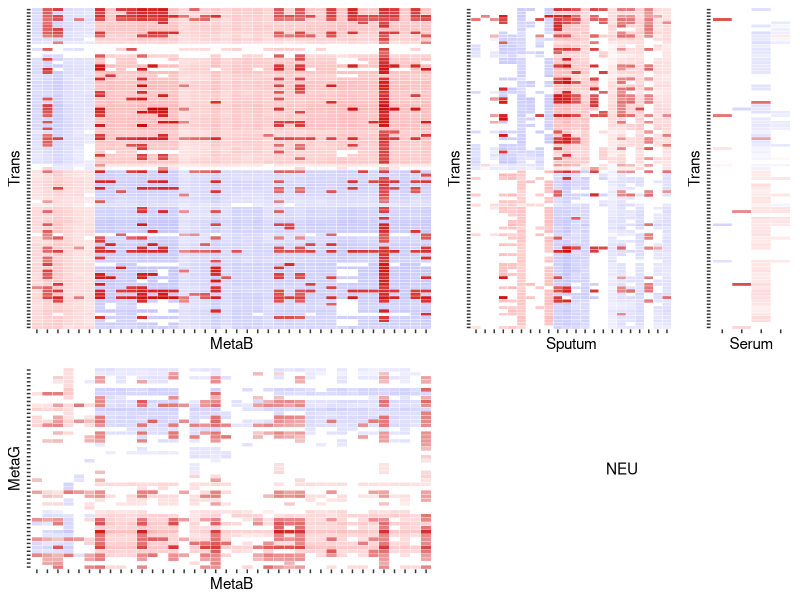

This figure's R source:
library(data.table)
library(dplyr)
library(reshape2)
library(ggplot2)
library(ggdendro)
library(readxl)
library(ggpubr)

excel_sheets("Fig S4 Source Data.xlsx")

# Figure S4 ---------------------------------
CorrDf_metab.metag_neu <- read_excel("Fig S4 Source Data.xlsx", sheet = "MetaG-MetaB Full")
CorrDf_metab.trans_neu <- read_excel("Fig S4 Source Data.xlsx", sheet = "Trans-MetaB")
CorrDf_spupro.trans_neu <- read_excel("Fig S4 Source Data.xlsx", sheet = "Trans-Sputpro")
CorrDf_serpro.trans_neu <- read_excel("Fig S4 Source Data.xlsx", sheet = "Trans-Serpro")

keyStr_df <- cbind.data.frame(dfnameStr = c("metag","metab","trans","serpro","spupro"),
                              colStr = c("MetaG","MetaB","Trans","Cyto","Cyto"),
                              stringsAsFactors=F)

# nodes and types
nodeXs <- c("metab","serpro","spupro")  #do not change the sequences of elements in nodeXs 
nodeYs <- c("metag","trans")  #do not change the sequences of elements in nodeYs 
ENtypes <- c("neu")

for(enType in ENtypes){
  #  enType = ENtypes[2]
  
  for(nodex in nodeXs){
    # nodex = nodeXs[1]
    
    for(nodey in nodeYs){
      # nodey = nodeYs[2]
      
      
      corrDfName <- paste("CorrDf_",nodex,".",nodey,"_",enType,sep = "")
      if(!exists(corrDfName)) next
      
      CorrDf <- eval(parse(text = corrDfName))
      
      NodeXCol <- which(sapply(CorrDf, function(x) all(grepl(keyStr_df$colStr[which(keyStr_df$dfnameStr == nodex)], x) )) )
      colnames(CorrDf)[NodeXCol] <- "NodeX"
      
      NodeYCol <- which(sapply(CorrDf, function(x) all(grepl(keyStr_df$colStr[which(keyStr_df$dfnameStr == nodey)], x) )) )
      colnames(CorrDf)[NodeYCol] <- "NodeY"
      
      
      # organize the orders of nodex and nodey
      dat_r.w <- CorrDf %>% reshape2::dcast(NodeY ~ NodeX, value.var = "Correlation")
      rownames(dat_r.w) <- dat_r.w$NodeY; dat_r.w <- dat_r.w[-1]
      
      if(T){
        df <- t(dat_r.w) 
        x <- as.matrix(scale(df))
        dd.col <- as.dendrogram(hclust(dist(x)))
        col.ord <- order.dendrogram(dd.col)
        
        dd.row <- as.dendrogram(hclust(dist(t(x))))
        row.ord <- order.dendrogram(dd.row)
        
        xx <- scale(df)[col.ord, row.ord] 
        xx_names <- attr(xx, "dimnames") 
        #df <- as.data.frame(xx)
        ddata_x <- dendro_data(dd.row) 
        ddata_y <- dendro_data(dd.col) 
      } 
      if(!exists(paste("order_",nodey,sep = ""))) assign(paste("order_",nodey,sep = ""), xx_names[[2]],envir = .GlobalEnv)
      if(!exists(paste("order_",nodex,sep = ""))) assign(paste("order_",nodex,sep = ""), xx_names[[1]],envir = .GlobalEnv)
      
      
      order_nodex <- eval(parse(text = paste("order_",nodex,sep = "")))
      order_nodey <- eval(parse(text = paste("order_",nodey,sep = "")))
      
      if(!all(unique(CorrDf$NodeX) %in% order_nodex) ) {print(paste("not all nodes of ", nodex," were in predefined order so stop",sep = ""));break}
      if(!all(unique(CorrDf$NodeY) %in% order_nodey) ) {print(paste("not all nodes of ", nodey," were in predefined order so stop",sep = ""));break}
      
      
      CorrDf$NodeX <- factor(CorrDf$NodeX, levels = order_nodex)
      CorrDf$NodeY <- factor(CorrDf$NodeY, levels = order_nodey)
      
      CorrDf$ColorType <- sapply(c(1:nrow(CorrDf)), 
                                 function(i) {
                                   if(CorrDf$Linked[i] == "Y") return("Y") else if(CorrDf$`P-value`[i] >= 0.05) return("N_ns") else if(CorrDf$Correlation[i]>0) return("N_sig_posCorr") else return("N_sig_negCorr")
                                 })
      
      CorrDf$absCorr <- abs(CorrDf$Correlation)
      
      
      CorrDf <- CorrDf %>% filter( NodeX %in% order_nodex) %>% filter(NodeY %in% order_nodey)
      CorrDf$NodeX <- factor(CorrDf$NodeX, levels = order_nodex)
      CorrDf$NodeY <- factor(CorrDf$NodeY, levels = order_nodey)
      
      
      p <- ggplot(data = CorrDf, aes(x=NodeX,y=NodeY))+
        geom_tile(aes(fill=ColorType, alpha=absCorr),color="white") +
        theme(axis.text.x = element_text(angle = 90))+
        #scale_fill_manual(values=c("white","#e2e2e2","#cc0202"))+
        scale_fill_manual(values = c("white","#c1c1ff","#ffb6b6","#cc0202")) +
        #scale_alpha(limits = c(0.0,1.0), range = c(0,0.6))+
        theme(  panel.grid.major = element_blank(),
                panel.grid.minor = element_blank(),
                panel.background = element_blank())
      # axis.title.x = element_text(colour=NA),
      # axis.title.y = element_blank())
      
      assign(paste("HeatP_",nodex,".",nodey,"_",enType,sep = ""), p, envir = .GlobalEnv)
      
    }
    
    
  }
  
  
  assign(paste("order_metab_",enType,sep = ""), order_metab, envir = .GlobalEnv)
  assign(paste("order_metag_",enType,sep = ""), order_metag, envir = .GlobalEnv)
  assign(paste("order_trans_",enType,sep = ""), order_trans, envir = .GlobalEnv)
  assign(paste("order_serpro_",enType,sep = ""), order_serpro, envir = .GlobalEnv)
  assign(paste("order_spupro_",enType,sep = ""), order_spupro, envir = .GlobalEnv)
  
  remove(order_metab,order_metag,order_trans, order_serpro, order_spupro)
}




# Fig S4. NEU integrated plot
ggarrange(ggarrange(HeatP_metab.trans_neu + 
                      theme(legend.position = "none", axis.text.x = element_blank(),axis.text.y = element_blank()) +
                      xlab("MetaB") + ylab("Trans"), 
                    HeatP_spupro.trans_neu + 
                      theme(legend.position = "none", axis.text.x = element_blank(),axis.text.y = element_blank()) +
                      xlab("Sputum") + ylab("Trans"),
                    HeatP_serpro.trans_neu + 
                      theme(legend.position = "none", axis.text.x  = element_blank(),axis.text.y = element_blank()) +
                      xlab("Serum") + ylab("Trans"),
                    nrow = 1, widths = c(0.55,0.3,0.15)),
          ggarrange(HeatP_metab.metag_neu + 
                      theme(legend.position = "none", axis.text.x = element_blank(),axis.text.y = element_blank()) +
                      xlab("MetaB") + ylab("MetaG"), 
                    ggplot() + geom_text(aes(x=0,y=0),label="NEU") + theme_dendro(), 
                    nrow = 1, widths = c(0.55,0.45)),
          nrow = 2,heights = c(0.6,0.4))
